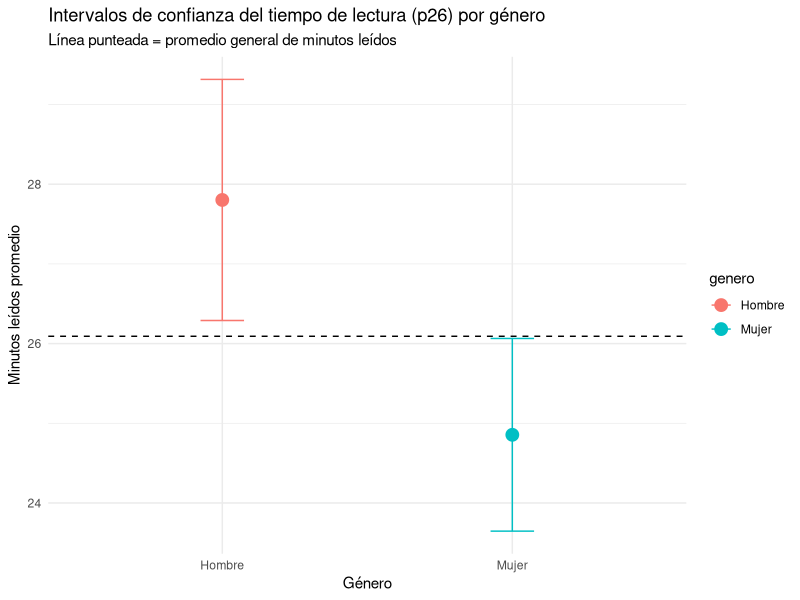

This chart was generated by the following R code:
## ---- chunk 1
# ---------------------------------------------------------
# INTERVALOS DE CONFIANZA POR GÉNERO - p26 (minutos leídos)
# ---------------------------------------------------------
# Cargar librerías necesarias
library(dplyr)
library(ggplot2)

# Leer los datos
datos <- read.csv("DATA.csv")

# 1️⃣ LIMPIEZA DE DATOS
lectura <- datos %>%
  filter(!is.na(p26), p26 >= 0)

# Re-codificar género (ajusta si tus valores son distintos)
lectura <- lectura %>%
  mutate(
    genero = case_when(
      sexo == 1 ~ "Hombre",
      sexo == 2 ~ "Mujer",
      TRUE ~ as.character(sexo)
    )
  )

# 2️⃣ FUNCIÓN PARA INTERVALO DE CONFIANZA
ic_media <- function(x, nivel = 0.95) {
  n <- length(x)
  media <- mean(x)
  s <- sd(x)
  error <- qt(1 - (1 - nivel)/2, df = n - 1) * s / sqrt(n)
  return(c(inf = media - error, sup = media + error, media = media))
}

# 3️⃣ CALCULAR IC POR GÉNERO
ic_genero <- lectura %>%
  group_by(genero) %>%
  summarise(
    n = n(),
    media = mean(p26, na.rm = TRUE),
    inf = ic_media(p26)[1],
    sup = ic_media(p26)[2]
  )

print(ic_genero)

# 4️⃣ CALCULAR MEDIA GENERAL (solo para la línea punteada)
media_general <- mean(lectura$p26, na.rm = TRUE)

# 5️⃣ GRÁFICO COMPARATIVO
ggplot(ic_genero, aes(x = genero, y = media, color = genero)) +
  geom_point(size = 4) +
  geom_errorbar(aes(ymin = inf, ymax = sup), width = 0.15) +
  geom_hline(yintercept = media_general, linetype = "dashed", color = "black") +
  labs(
    title = "Intervalos de confianza del tiempo de lectura (p26) por género",
    subtitle = "Línea punteada = promedio general de minutos leídos",
    y = "Minutos leídos promedio",
    x = "Género"
  ) +
  theme_minimal()

# 6️⃣ PRUEBA T PARA DIFERENCIA ENTRE GÉNEROS
t_test <- t.test(p26 ~ genero, data = lectura, var.equal = FALSE)
print(t_test)
